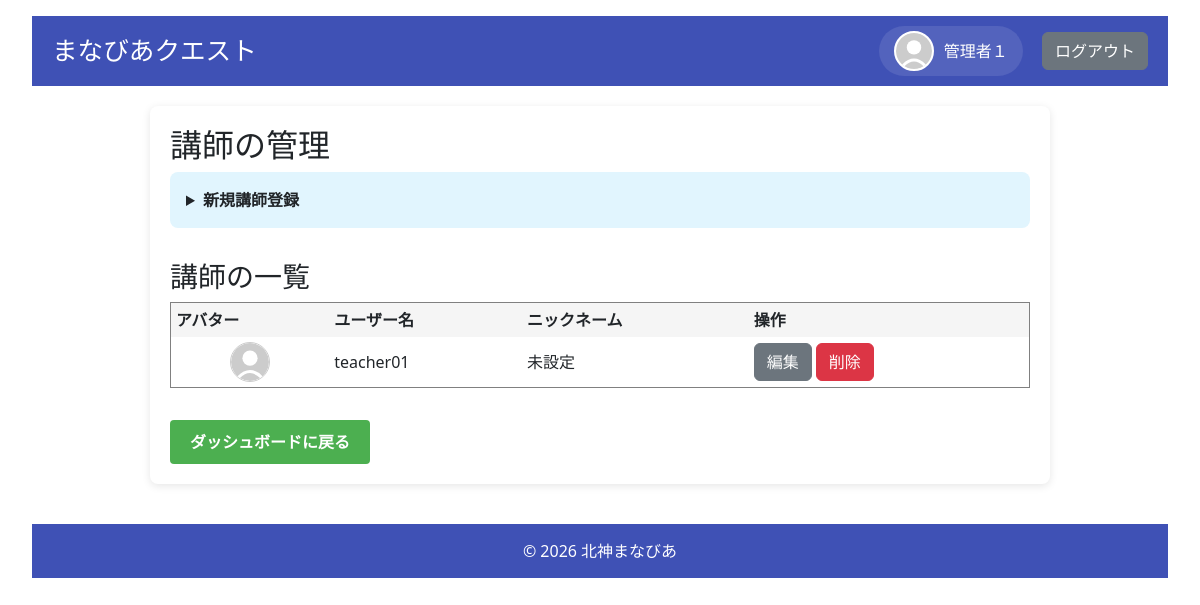
The page /admin/teachers (signed in) on the database its author committed.
### models.py (models this page shows, shortened)
class User(UserMixin, db.Model):
    __tablename__ = 'users'
    id = db.Column(db.Integer, primary_key=True)
    username = db.Column(db.String(80), unique=True, nullable=False)
    password_hash = db.Column(db.String(128), nullable=False)
    role = db.Column(db.String(20), nullable=False)  # 'admin', 'student', 'parent'
    is_first_login = db.Column(db.Boolean, default=True, nullable=False)
    nickname = db.Column(db.String(80), nullable=True)
    avatar = db.Column(db.String(200), nullable=True)
    parent_id = db.Column(db.Integer, db.ForeignKey('users.id'), nullable=True)
    user_level = db.Column(db.Integer, default=1)
    medals = db.Column(db.Integer, default=0)
    user_title = db.Column(db.String(100), default='見習い')
    target_levels_json = db.Column(db.String(200), default='{"math": "Lv1", "english": "Lv1", "japanese": "Lv1"}')
    children = db.relationship('User', backref=db.backref('parent', remote_side=[id]), lazy='dynamic')
    attempt_logs = db.relationship('QuestAttemptLog', back_populates='user', cascade="all, delete-orphan")
    @property
    def display_name(self):
        return self.nickname if self.nickname else self.username
    @property
    def avatar_url(self):
        if self.avatar:
            return f"/static/images/avatars/{self.avatar}"
        return "/static/images/avatars/default.svg"
    def is_admin(self):
        return self.role == 'admin'

### app.py (the view)
@app.route('/admin/teachers')
@login_required
def manage_teachers():
    if not current_user.is_admin():
        return redirect(url_for('login'))
    teachers = safe_query_all(User.query.filter_by(role='teacher'))
    return render_template('manage_teachers.html', teachers=teachers)

### app.py (called while the page is built)
def safe_get(model, ident, retries=3, delay=0.5):
    for i in range(retries):
        try:
            return db.session.get(model, ident)
        except OperationalError as e:
            if "disk I/O error" in str(e) or "database is locked" in str(e):
                app.logger.warning(f"Database get failed (attempt {i+1}/{retries}): {e}. Retrying in {delay}s...")
                time.sleep(delay)
                continue
            raise
    return db.session.get(model, ident)

def safe_query_all(query, retries=3, delay=0.5):
    for i in range(retries):
        try:
            return query.all()
        except OperationalError as e:
            if "disk I/O error" in str(e) or "database is locked" in str(e):
                app.logger.warning(f"Database query all failed (attempt {i+1}/{retries}): {e}. Retrying in {delay}s...")
                time.sleep(delay)
                continue
            raise
    return query.all()

@login_manager.user_loader
def load_user(user_id):
    return safe_get(User, int(user_id))

### templates/manage_teachers.html (shortened to what this page needs)
{% extends "base.html" %}
{% block content %}
<h2>講師の管理</h2>
<details style="background: #e1f5fe; padding: 1rem; margin-bottom: 2rem; border-radius: 8px;">
    <summary style="cursor: pointer; font-weight: bold;">新規講師登録</summary>
</details>
<h3>講師の一覧</h3>
<table border="1" cellpadding="5" style="width: 100%; border-collapse: collapse;">
  <thead>
    <tr style="background: #f5f5f5;">
      <th>アバター</th>
      <th>ユーザー名</th>
      <th>ニックネーム</th>
      <th>操作</th>
    </tr>
  </thead>
  <tbody>
    {% for teacher in teachers %}
    <tr>
      <td style="text-align: center;">
        <div style="width: 40px; height: 40px; border-radius: 50%; overflow: hidden; margin: 0 auto; border: 1px solid #ccc;">
            <img src="{{ url_for('static', filename='images/avatars/' + (teacher.avatar if teacher.avatar else 'default.svg')) }}" style="width: 100%; height: 100%; object-fit: cover;">
        </div>
      </td>
      <td>{{ teacher.username }}</td>
      <td>{{ teacher.nickname or "未設定" }}</td>
      <td>
        <a href="{{ url_for('edit_user_admin', user_id=teacher.id) }}" class="btn btn-secondary">編集</a>
        <form action="{{ url_for('delete_user', user_id=teacher.id) }}" method="POST" onsubmit="return confirm('本当に削除しますか？');" style="display:inline;">
            <button type="submit" class="btn btn-danger">削除</button>
        </form>
      </td>
    </tr>
    {% endfor %}
  </tbody>
</table>
<div style="margin-top: 2rem;">
    <a href="{{ url_for('dashboard_' + current_user.role) }}" class="button">ダッシュボードに戻る</a>
</div>
{% endblock %}

### templates/base.html (shortened to what this page needs)
<!DOCTYPE html>
<html lang="ja">
<head>
    <link rel="stylesheet" href="{{ url_for('static', filename='css/style.css') }}">
    <link href="https://cdn.jsdelivr.net/npm/bootstrap@5.3.2/dist/css/bootstrap.min.css" rel="stylesheet">
    <link rel="stylesheet" href="https://cdnjs.cloudflare.com/ajax/libs/font-awesome/6.5.1/css/all.min.css">
</head>
<body>
    <header>
        <h1>まなびあクエスト</h1>
        <nav>
            {% if current_user.is_authenticated %}
            <a href="{{ url_for('profile') }}" class="nav-profile">
                <div class="avatar-container">
                    <img src="{{ current_user.avatar_url }}">
                </div>
                <span>{{ current_user.display_name }}</span>
            </a>
            {% endif %}
            <a href="{{ url_for('logout') }}" class="btn btn-secondary">ログアウト</a>
        </nav>
    </header>
    <main>
        {% block content %}{% endblock %}
    </main>
    <footer>
        &copy; 2026 北神まなびあ
    </footer>
</body>
</html>

### static/css/style.css (style rules this page uses)
body { font-family: "Helvetica Neue", Helvetica, Arial, sans-serif; background-color: #f5f7fa; color: #333333; margin: 0; padding: 1rem 2rem; line-height: 1.6; }
header { background-color: #3f51b5; color: white; padding: 10px 20px; display: flex; align-items: center; justify-content: space-between; min-height: 60px; }
header h1 { margin: 0; font-size: 1.6rem; white-space: nowrap; }
nav { display: flex; align-items: center; gap: 1.2rem; flex-shrink: 0; }
.nav-profile { display: flex; align-items: center; gap: 10px; color: white; text-decoration: none; background: rgba(255,255,255,0.1); padding: 5px 15px; border-radius: 30px; transition: background 0.2s; }
.avatar-container { width: 40px; height: 40px; border-radius: 50%; overflow: hidden; background-color: #eee; flex-shrink: 0; border: 2px solid white; }
.avatar-container img { width: 100%; height: 100%; object-fit: cover; margin-right: 0; }
main { max-width: 900px; margin: 20px auto; padding: 20px; background-color: white; border-radius: 8px; box-shadow: 0 2px 8px rgba(0,0,0,0.1); }
footer { text-align: center; padding: 15px 10px; background-color: #3f51b5; color: white; margin-top: 40px; }
h1, h2 { color: #3f51b5; margin-top: 0; }
h3 { color: #303f9f; margin-bottom: 10px; }
img { max-width: 100%; height: auto; margin-right: 10px; }
.btn { display: inline-block; padding: 10px 20px; font-size: 16px; font-weight: 600; text-decoration: none; border-radius: 4px; border: none; cursor: pointer; transition: background-color 0.3s ease, opacity 0.2s ease; user-select: none; text-align: center; }
.btn-secondary { background-color: #e0e0e0; color: #333; }
.btn-danger { background-color: #f44336; color: white; }
.button { @extend .btn; @extend .btn-primary; }
.button { background-color: #4CAF50; color: white; padding: 10px 20px; border-radius: 4px; text-decoration: none; display: inline-block; font-weight: 600; cursor: pointer; }

### rows shown on the page
User: display_name "管理者１"
User: username "teacher01", nickname "未設定"
